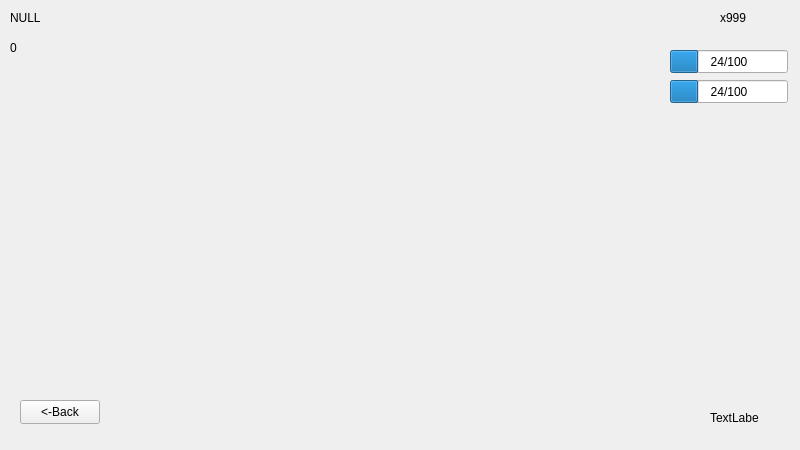
<?xml version="1.0" encoding="UTF-8"?>
<ui version="4.0">
 <class>MapScreen</class>
 <widget class="QWidget" name="MapScreen">
  <property name="geometry">
   <rect>
    <x>0</x>
    <y>0</y>
    <width>800</width>
    <height>450</height>
   </rect>
  </property>
  <property name="windowTitle">
   <string>Form</string>
  </property>
  <widget class="Widget" name="gridWidget" native="true">
   <property name="geometry">
    <rect>
     <x>160</x>
     <y>0</y>
     <width>481</width>
     <height>451</height>
    </rect>
   </property>
   <layout class="QGridLayout" name="map"/>
  </widget>
  <widget class="Button" name="backbtn">
   <property name="geometry">
    <rect>
     <x>20</x>
     <y>400</y>
     <width>80</width>
     <height>24</height>
    </rect>
   </property>
   <property name="text">
    <string>&lt;-Back</string>
   </property>
  </widget>
  <widget class="TextImage" name="level_depth">
   <property name="geometry">
    <rect>
     <x>10</x>
     <y>40</y>
     <width>49</width>
     <height>16</height>
    </rect>
   </property>
   <property name="text">
    <string>0</string>
   </property>
  </widget>
  <widget class="TextImage" name="levelname">
   <property name="geometry">
    <rect>
     <x>10</x>
     <y>10</y>
     <width>49</width>
     <height>16</height>
    </rect>
   </property>
   <property name="text">
    <string>NULL</string>
   </property>
  </widget>
  <widget class="TextImage" name="playericon">
   <property name="geometry">
    <rect>
     <x>710</x>
     <y>410</y>
     <width>49</width>
     <height>16</height>
    </rect>
   </property>
   <property name="text">
    <string>TextLabel</string>
   </property>
  </widget>
  <widget class="TextImage" name="coins">
   <property name="geometry">
    <rect>
     <x>720</x>
     <y>10</y>
     <width>49</width>
     <height>16</height>
    </rect>
   </property>
   <property name="text">
    <string>x999</string>
   </property>
  </widget>
  <widget class="ProgressBar" name="health_val">
   <property name="geometry">
    <rect>
     <x>670</x>
     <y>50</y>
     <width>118</width>
     <height>23</height>
    </rect>
   </property>
   <property name="value">
    <number>24</number>
   </property>
   <property name="format">
    <string>%v/%m</string>
   </property>
  </widget>
  <widget class="ProgressBar" name="nextlevel_xp">
   <property name="geometry">
    <rect>
     <x>670</x>
     <y>80</y>
     <width>118</width>
     <height>23</height>
    </rect>
   </property>
   <property name="value">
    <number>24</number>
   </property>
   <property name="format">
    <string>%v/%m</string>
   </property>
  </widget>
 </widget>
 <customwidgets>
  <customwidget>
   <class>TextImage</class>
   <extends>QLabel</extends>
   <header>data/widgets/textimage.h</header>
  </customwidget>
  <customwidget>
   <class>Button</class>
   <extends>QPushButton</extends>
   <header>data/widgets/button.h</header>
  </customwidget>
  <customwidget>
   <class>ProgressBar</class>
   <extends>QProgressBar</extends>
   <header>data/widgets/progressbar.h</header>
  </customwidget>
  <customwidget>
   <class>Widget</class>
   <extends>QWidget</extends>
   <header>data/widgets/widget.h</header>
   <container>1</container>
  </customwidget>
 </customwidgets>
 <resources/>
 <connections/>
</ui>
